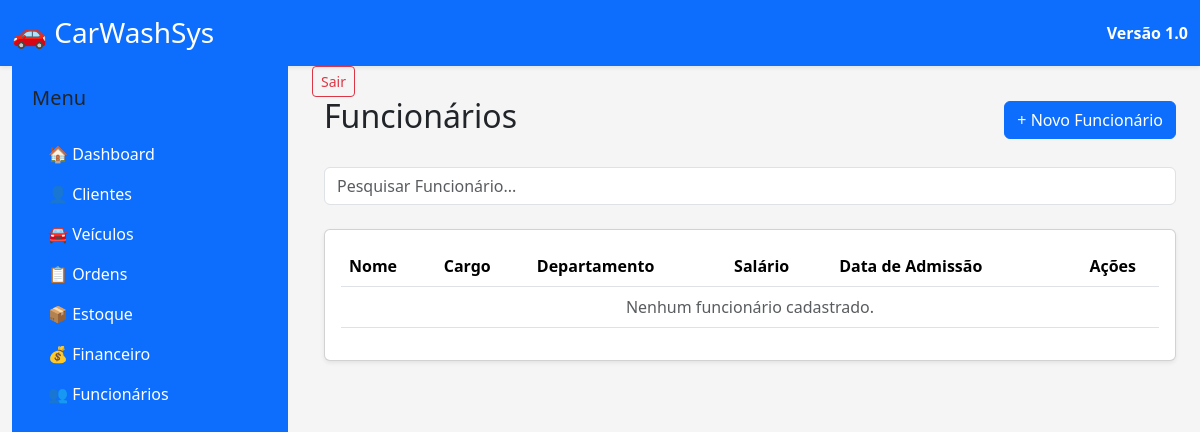
The app's page /funcionarios/, older data.
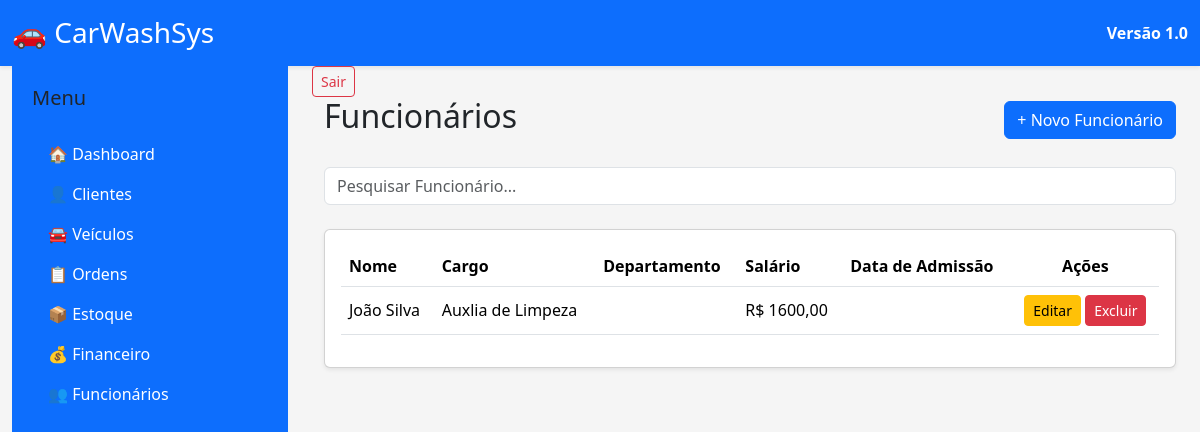
The same page, newer data.
### apps/funcionarios/models.py (models this page shows, shortened)
class Funcionario(models.Model):
    nome = models.CharField(
        max_length=100
    )
    cpf = models.CharField(
        max_length=14,
        unique=True
    )
    telefone = models.CharField(
        max_length=20
    )
    cargo = models.CharField(
        max_length=50
    )
    salario = models.DecimalField(
        max_digits=10,
        decimal_places=2
    )
    ativo = models.BooleanField(
        default=True
    )

### apps/funcionarios/views.py (the view)
def lista_funcionarios(request):
    funcionarios = Funcionario.objects.all()
    context = {
        "funcionarios": funcionarios,
    }
    return render(
        request,
        "funcionarios/lista.html",
        context,
    )

### templates/funcionarios/lista.html (shortened to what this page needs)
{% extends "base.html" %}
{% block content %}
<div class="container-fluid">
    <div class="d-flex justify-content-between align-items-center mb-4">
        <h2>
            Funcionários
        </h2>
        <a
            href="{% url 'novo_funcionario' %}"
            class="btn btn-primary">
            + Novo Funcionário
        </a>
    </div>
    <div class="mb-4">
            <input
                type="text"
                class="form-control"
                placeholder="Pesquisar Funcionário...">
        </div>
    <div class="card shadow-sm">
        <div class="card-body">
            <table class="table table-hover align-middle">
                <thead>
                    <tr>
                        <th>Nome</th>
                        <th>Cargo</th>
                        <th>Departamento</th>
                        <th>Salário</th>
                        <th>Data de Admissão</th>
                        <th class="text-center">Ações</th>
                    </tr>
                </thead>
                <tbody>
                    {% for funcionario in funcionarios %}
                    <tr>
                        <td>{{ funcionario.nome }}</td>
                        <td>{{ funcionario.cargo }}</td>
                        <td>{{ funcionario.departamento }}</td>
                        <td>R$ {{ funcionario.salario|floatformat:2 }}</td>
                        <td>{{ funcionario.data_admissao }}</td>
                        <td class="text-center">
                            <a
                                href="{% url 'editar_funcionario' funcionario.pk %}"
                                class="btn btn-warning btn-sm">
                                Editar
                            </a>
                            <a
                                href="{% url 'excluir_funcionario' funcionario.pk %}"
                                class="btn btn-danger btn-sm">
                                Excluir
                            </a>
                        </td>
                    </tr>
                    {% empty %}
                    <tr>
                        <td colspan="6" class="text-center text-muted">
                            Nenhum funcionário cadastrado.
                        </td>
                    </tr>
                    {% endfor %}
                </tbody>
            </table>
        </div>
    </div>
</div>
{% endblock %}

Row changes from the older to the newer data that the page shows:
added Funcionario: nome "João Silva", cargo "Auxlia de Limpeza", salario "1600,00"
Text that changed along with them:
text no longer shown: "Nenhum funcionário cadastrado."
